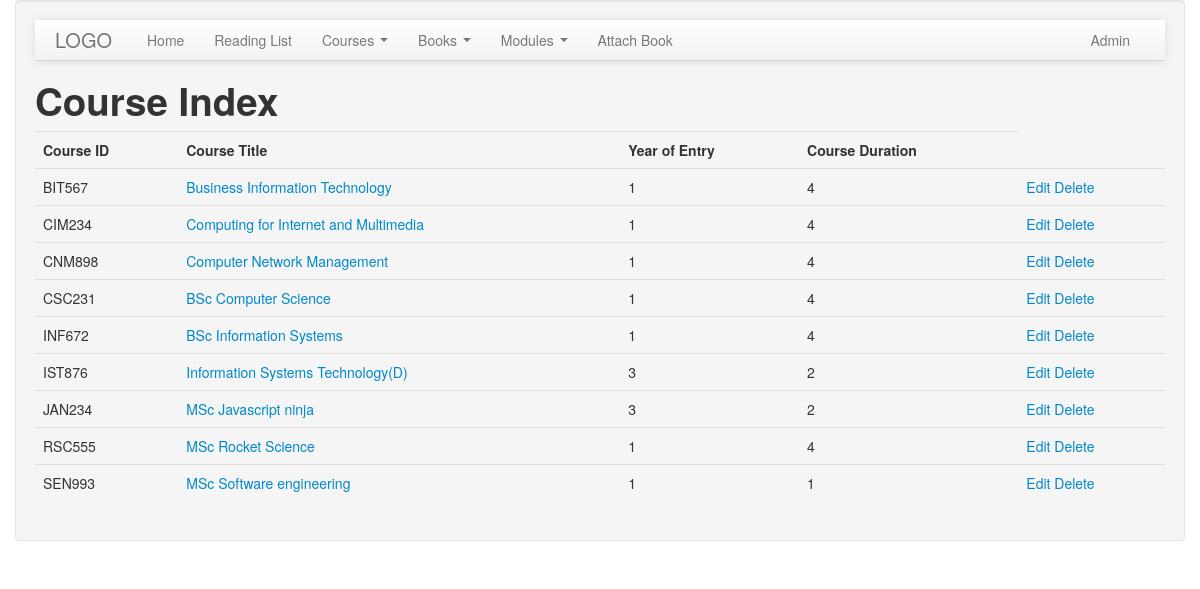
The app's page /course_index.php (signed in) with its own data.
### tables this page shows
CREATE TABLE IF NOT EXISTS `courses` (
  `Course_ID` char(6) NOT NULL,
  `Course_Title` varchar(150) NOT NULL,
  `Year_of_Entry` enum('1','3') NOT NULL,
  `Course_duration` enum('1','2','4') NOT NULL,
  PRIMARY KEY (`Course_ID`)
);

### course_index.php (the view, shortened to what this page needs)
<?php Require_once "inc/inc.php";?>
<?php Include 'header.php';?>
<body>
	<div class = "container">
            <div class = "well">
                <?php include 'navigation_bar.php';
		?>
                <?php
                 try {
                    $SQL = "SELECT Course_ID, Course_Title, Year_of_Entry, Course_Duration FROM Courses";
                    $Results = $conn->query($SQL);
                    if($Results->rowcount() == 0){
                        echo "Sorry no courses have been found. <br />";
                    } else {
                        echo "<h1>Course Index</h1>";
                        echo "<table class=\"table\">";
                        echo "<th>Course ID</th><th>Course Title</th><th>Year of Entry</th><th>Course Duration</th>";
                        foreach ($Results as $Row){
                            echo "<tr>";
                            echo "<td>".$Row["Course_ID"]."</td>";
                            echo "<td><a href=\"course_show.php?Course_ID=".$Row["Course_ID"]."\">".$Row["Course_Title"]."</a></td>";
                            echo "<td>".$Row["Year_of_Entry"]."</td>";
                            echo "<td>".$Row["Course_Duration"]."</td>";
                            echo "<td><a href=\"course_update.php?Course_ID=".$Row["Course_ID"]."\">Edit</a> <a href=\"course_delete.php?Course_ID=".$Row["Course_ID"]."\">Delete</a></td>";
                            echo "</tr>";
                        }
                        echo "</table>";
                    }
                } catch (PDOException $e) {
                    echo "Sorry your query failed, please try another.". $e->getMessage();
                }
                ?>
        </div>
      </div>
</body>
<?php include 'footer.php' ?>

### header.php (shortened to what this page needs)
<!DOCTYPE html>
<html>
<head>
	<link rel="stylesheet" href="css/bootstrap.css">
	<link rel="stylesheet" href="css/bootstrap-responsive.css">
	<link rel="stylesheet" href="css/style.css">
</head>

### navigation_bar.php (shortened to what this page needs)
<?php
$coursesActive= "";
$booksActive ="";
$modulesActive ="";
$readingActive="";
$indexActive="";
$adminActive="";
?>
<div class = "navbar navbar-static-top" style ="margin-bottom:20px;">
    <div class ="navbar-inner">
        <a href="index.php" class="brand">LOGO</a>
        <ul class = "nav">
            <li <?php echo $indexActive; ?> > <a href="index.php">Home</a></li>
            <li <?php echo $readingActive; ?> > <a href="reading.php">Reading List</a></li>
			<?php
			if(isset($_SESSION['admin'])){
			?>
            <li class="dropdown <?php echo $coursesActive; ?>">
                <a class="dropdown-toggle" data-toggle="dropdown" href="#">
                    Courses <b class="caret"></b>
                </a>
            </li>
            <li class="dropdown <?php echo $booksActive; ?>">
                <a class="dropdown-toggle" data-toggle="dropdown" href="#">
                    Books <b class="caret"></b>
                </a>
            </li>
            <li class="dropdown <?php echo $modulesActive; ?>">
                <a class="dropdown-toggle" data-toggle="dropdown" href="#">
                    Modules <b class="caret"></b>
                </a>
            </li>
		<ul class="nav">
		<li><a href ="attach_books.php">Attach Book</a></li>
		<?php }?>
		</ul>
		 </ul>
        <ul class = "nav pull-right">
            <li <?php echo $adminActive; ?> > <a href="admin.php">Admin</a></li>
        </ul>
    </div>
</div>

### footer.php
</html>

### css/style.css (style rules this page uses)
li,a { -webkit-transition: 1000ms linear 0s; -moz-transition: 1000ms linear 0s; -o-transition: 1000ms linear 0s; transition: 1000ms linear 0s; }

### records on screen
courses: Course_ID "BIT567", Course_Title "Business Information Technology", Year_of_Entry "1", Course_duration "4"
courses: Course_ID "CIM234", Course_Title "Computing for Internet and Multimedia", Year_of_Entry "1", Course_duration "4"
courses: Course_ID "CNM898", Course_Title "Computer Network Management", Year_of_Entry "1", Course_duration "4"
courses: Course_ID "CSC231", Course_Title "BSc Computer Science", Year_of_Entry "1", Course_duration "4"
courses: Course_ID "INF672", Course_Title "BSc Information Systems", Year_of_Entry "1", Course_duration "4"
courses: Course_ID "IST876", Course_Title "Information Systems Technology(D)", Year_of_Entry "3", Course_duration "2"
courses: Course_ID "JAN234", Course_Title "MSc Javascript ninja", Year_of_Entry "3", Course_duration "2"
courses: Course_ID "RSC555", Course_Title "MSc Rocket Science", Year_of_Entry "1", Course_duration "4"
courses: Course_ID "SEN993", Course_Title "MSc Software engineering", Year_of_Entry "1", Course_duration "1"
